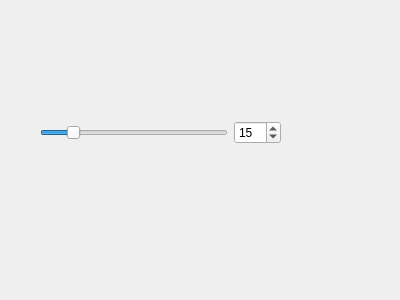
<?xml version="1.0" encoding="UTF-8"?>
<ui version="4.0">
 <class>MyDialogWindow</class>
 <widget class="QDialog" name="MyDialogWindow">
  <property name="geometry">
   <rect>
    <x>0</x>
    <y>0</y>
    <width>400</width>
    <height>300</height>
   </rect>
  </property>
  <property name="windowTitle">
   <string>Dialog</string>
  </property>
  <widget class="QWidget" name="">
   <property name="geometry">
    <rect>
     <x>40</x>
     <y>120</y>
     <width>241</width>
     <height>25</height>
    </rect>
   </property>
   <layout class="QHBoxLayout" name="horizontalLayout">
    <item>
     <widget class="QSlider" name="horizontalSlider">
      <property name="maximum">
       <number>100</number>
      </property>
      <property name="value">
       <number>15</number>
      </property>
      <property name="orientation">
       <enum>Qt::Horizontal</enum>
      </property>
     </widget>
    </item>
    <item>
     <widget class="QSpinBox" name="spinBox">
      <property name="maximum">
       <number>100</number>
      </property>
      <property name="value">
       <number>15</number>
      </property>
     </widget>
    </item>
   </layout>
  </widget>
 </widget>
 <resources/>
 <connections>
  <connection>
   <sender>horizontalSlider</sender>
   <signal>sliderMoved(int)</signal>
   <receiver>spinBox</receiver>
   <slot>setValue(int)</slot>
   <hints>
    <hint type="sourcelabel">
     <x>127</x>
     <y>137</y>
    </hint>
    <hint type="destinationlabel">
     <x>247</x>
     <y>134</y>
    </hint>
   </hints>
  </connection>
  <connection>
   <sender>spinBox</sender>
   <signal>valueChanged(int)</signal>
   <receiver>horizontalSlider</receiver>
   <slot>setValue(int)</slot>
   <hints>
    <hint type="sourcelabel">
     <x>249</x>
     <y>122</y>
    </hint>
    <hint type="destinationlabel">
     <x>91</x>
     <y>132</y>
    </hint>
   </hints>
  </connection>
 </connections>
</ui>
